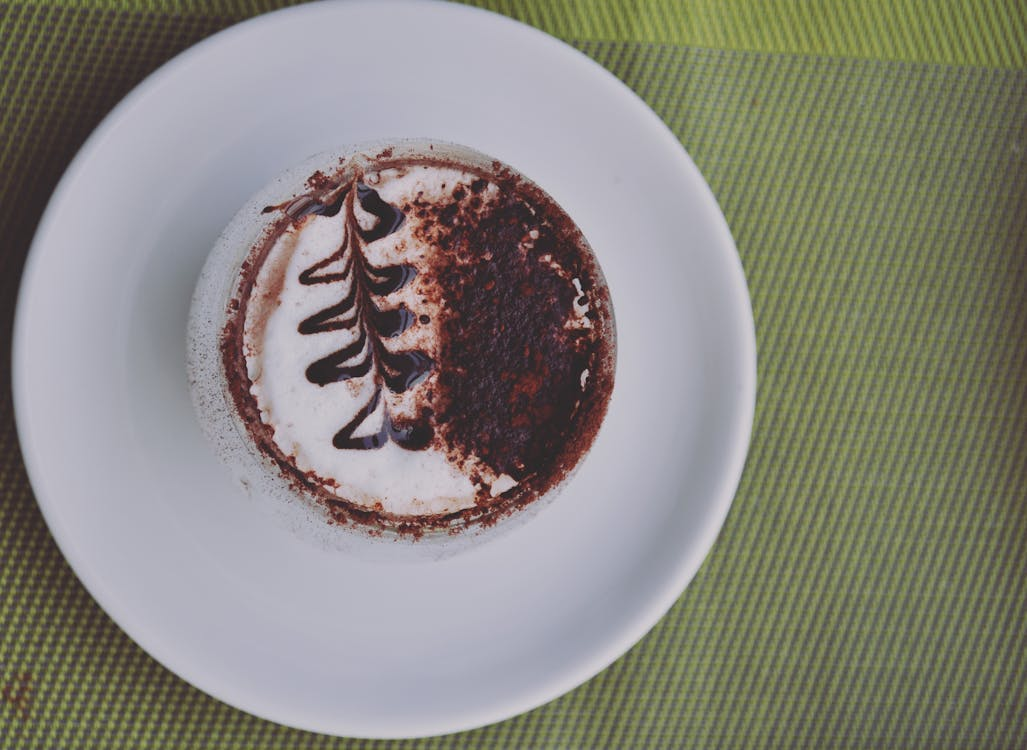
#> input picture 3. Image Processing and Computer Vision/Day 01/image1.jpeg, 1027 x 750 px
$ jupyter execute 01.ipynb
#> lines starting #> are read from the running program, lines starting #| are printed output that depends on the picture
[cell 1]
import cv2

[cell 2]
img1 = cv2.imread("image1.jpeg")
#> img1 is the input picture: shape (750, 1027, 3); mean B, G, R 125.6, 133.5, 136
img2 = cv2.imread("image2.jpg")
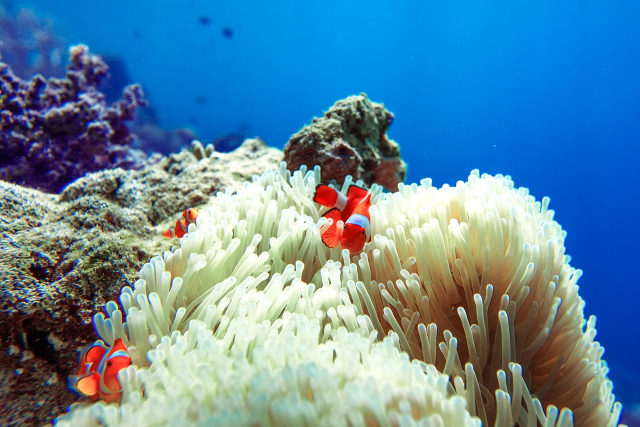
#> input picture 3. Image Processing and Computer Vision/Day 01/image2.jpg, 1280 x 854 px (shown at 1/2 size)
#> img2 is the input picture: shape (854, 1280, 3); mean B, G, R 160.6, 136.6, 94.3

cv2.imshow("Slider 1", img1)
cv2.imshow("Slider 2", img2)

cv2.waitKey(10000)

cv2.destroyAllWindows()

[cell 3]
# colorful to black and white image
grayImg1 = cv2.imread("image2.jpg", 0)
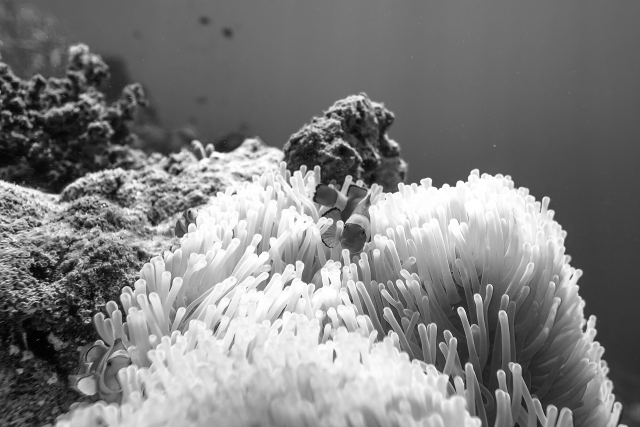
#> grayImg1: shape (854, 1280) (shown at 1/2 size); min 0, max 255, mean 126.7

# resize
grayImg1 = cv2.resize(grayImg1, (800, 800))
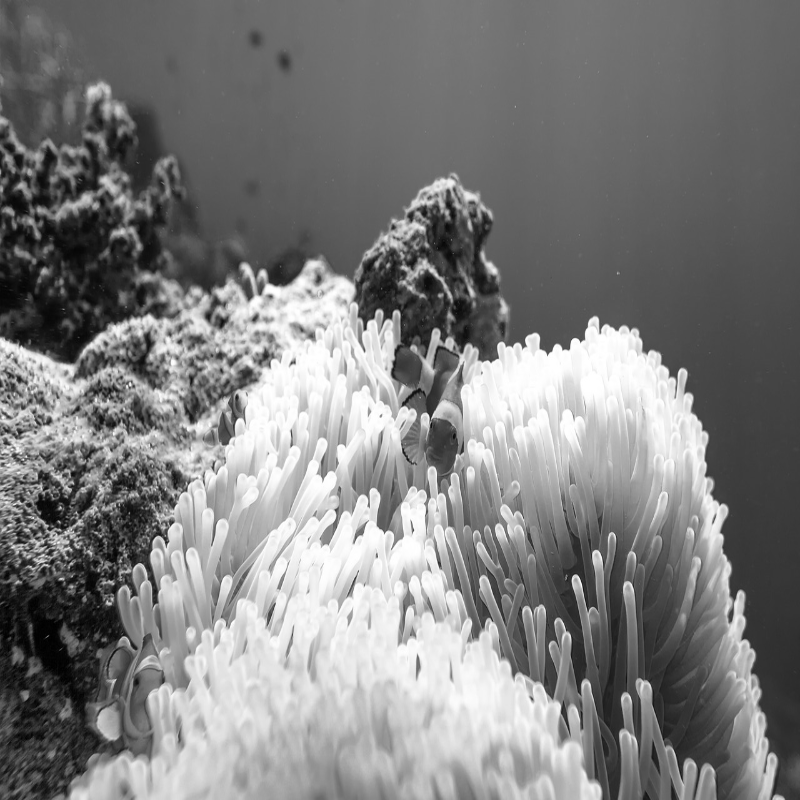
#> grayImg1: shape (800, 800); min 0, max 255, mean 126.6
cv2.imshow("Grayscale", grayImg1)

cv2.waitKey(10000)
cv2.destroyAllWindows()
